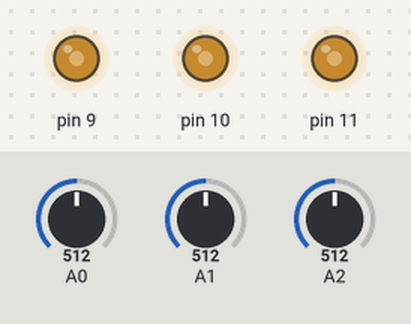
This sketch was run on a simulated Arduino Uno, built with avr-gcc and run on an emulated ATmega328P. Shown: output pins drawn as LEDs (lit = HIGH). The inputs (shaded band) are chosen by the test bench; at power-on: A0 = 512, A1 = 512, A2 = 512.

Above: at 1.2 s.
1.3 s: A0 set to 716
At 2.0 s:
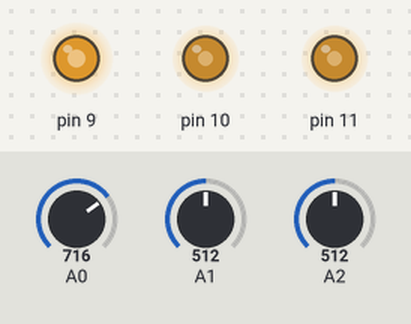
2.8 s: A1 set to 716
At 3.2 s:
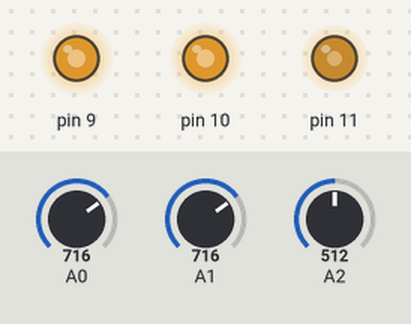
4.3 s: A2 set to 716
At 5.5 s:
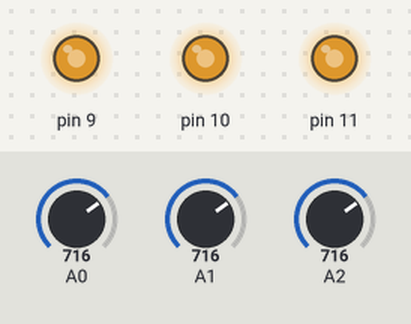
5.8 s: A0 set to 900
At 6.7 s:
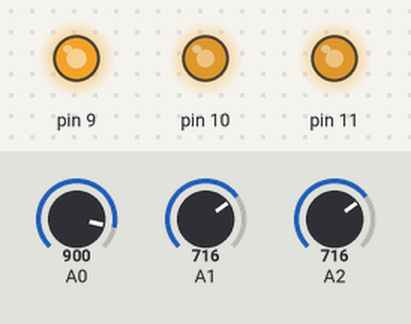
7.3 s: A1 set to 900
At 7.8 s:
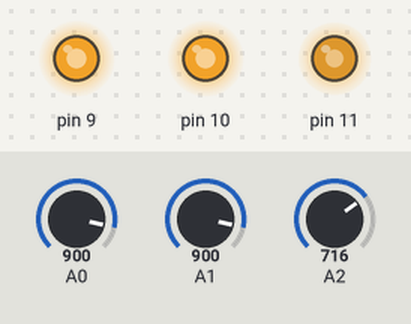
8.8 s: A2 set to 900
At 10.1 s:
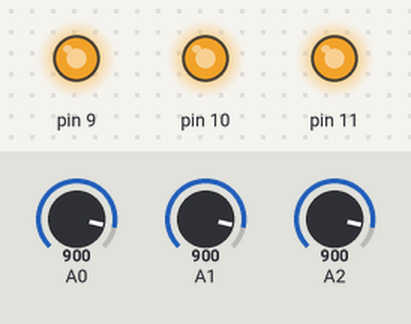
Timing chart, 0 to 11.3 s (numbered marks = the images above; inputs shaded):
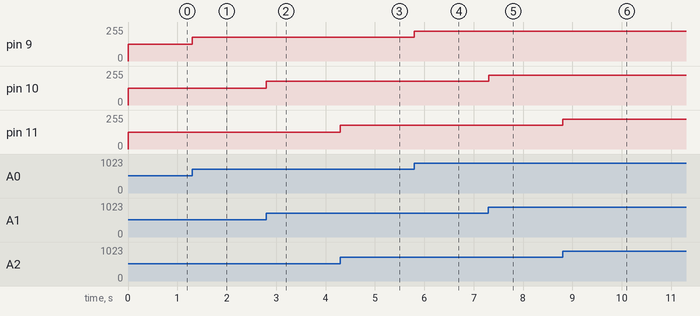

Measured:
- after the input at 1.3 s, pin 9: 127/255 → 178/255 at once
- after the input at 2.8 s, pin 10: 127/255 → 178/255 at once
- after the input at 4.3 s, pin 11: 127/255 → 178/255 at once
- after the input at 5.8 s, pin 9: 178/255 → 224/255 at once
- after the input at 7.3 s, pin 10: 178/255 → 224/255 at once
- after the input at 8.8 s, pin 11: 178/255 → 224/255 at once

The sketch:

sketch_dec23d.ino
```cpp
void setup() {
  pinMode(9, OUTPUT);
  pinMode(10, OUTPUT);
  pinMode(11, OUTPUT);
}

void loop() {
  int sensorValue0 = analogRead(A0);
  int changeValue0 = map(sensorValue0, 0, 1023, 0, 255);
  int sensorValue1 = analogRead(A1);
  int changeValue1 = map(sensorValue1, 0, 1023, 0, 255);
  int sensorValue2 = analogRead(A2);
  int changeValue2 = map(sensorValue2, 0, 1023, 0, 255);

  analogWrite(9, changeValue0);
  analogWrite(10, changeValue1);
  analogWrite(11, changeValue2);

  //  digitalWrite(9, HIGH); // 빨간색
  //  digitalWrite(10, LOW); // 파란색
  //  digitalWrite(11, HIGH); // 초록색


}
```
